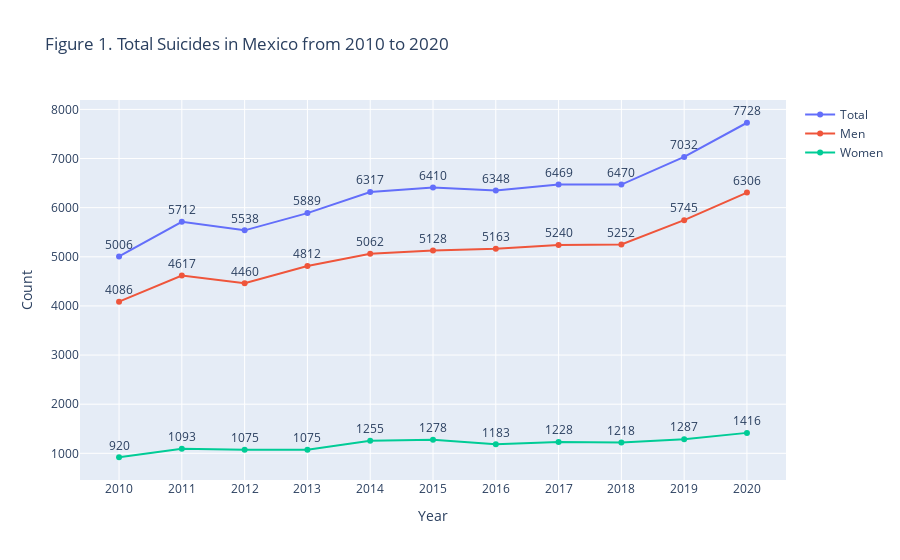

The notebook cell this image was saved under:
### Markdown cell above
## Line plot

### Code cell
fig = go.Figure()

traces = ['Total','Hombres','Mujeres']
names = ['Total','Men','Women']
for trace,name in zip(traces,names):
    fig.add_trace(go.Scatter(x=anual.Año, y=anual[trace],
                            text=anual[trace],
                            textposition='top center',
                            mode='lines+markers+text',
                            name=name,
                            hovertemplate=
                            '<b>Year</b>: %{x}<br>',
                            ))


fig.update_layout(title='Figure 1. Total Suicides in Mexico from 2010 to 2020',
                   xaxis_title='Year',
                   yaxis_title='Count',
                   )
                   
#pio.write_html(fig, file='total_suicides_2010_2020.html', include_plotlyjs='cdn', full_html=False)
#print(fig.data[0].hovertemplate)
fig.show()

### Figure 1 — Plotly figure (JSON) as saved in the notebook; plotly's stock layout.template omitted (floating-point values rounded to 4 significant figures)
{"data": [{"hovertemplate": "<b>Year</b>: %{x}<br>", "mode": "lines+markers+text", "name": "Total", "text": [5006, 5712, 5538, 5889, 6317, 6410, 6348, 6469, 6470, 7032, 7728], "textposition": "top center", "type": "scatter", "x": ["2010", "2011", "2012", "2013", "2014", "2015", "2016", "2017", "2018", "2019", "2020"], "y": [5006, 5712, 5538, 5889, 6317, 6410, 6348, 6469, 6470, 7032, 7728]}, {"hovertemplate": "<b>Year</b>: %{x}<br>", "mode": "lines+markers+text", "name": "Men", "text": [4086, 4617, 4460, 4812, 5062, 5128, 5163, 5240, 5252, 5745, 6306], "textposition": "top center", "type": "scatter", "x": ["2010", "2011", "2012", "2013", "2014", "2015", "2016", "2017", "2018", "2019", "2020"], "y": [4086, 4617, 4460, 4812, 5062, 5128, 5163, 5240, 5252, 5745, 6306]}, {"hovertemplate": "<b>Year</b>: %{x}<br>", "mode": "lines+markers+text", "name": "Women", "text": [920, 1093, 1075, 1075, 1255, 1278, 1183, 1228, 1218, 1287, 1416], "textposition": "top center", "type": "scatter", "x": ["2010", "2011", "2012", "2013", "2014", "2015", "2016", "2017", "2018", "2019", "2020"], "y": [920, 1093, 1075, 1075, 1255, 1278, 1183, 1228, 1218, 1287, 1416]}], "layout": {"title": {"text": "Figure 1. Total Suicides in Mexico from 2010 to 2020"}, "xaxis": {"title": {"text": "Year"}}, "yaxis": {"title": {"text": "Count"}}}}
